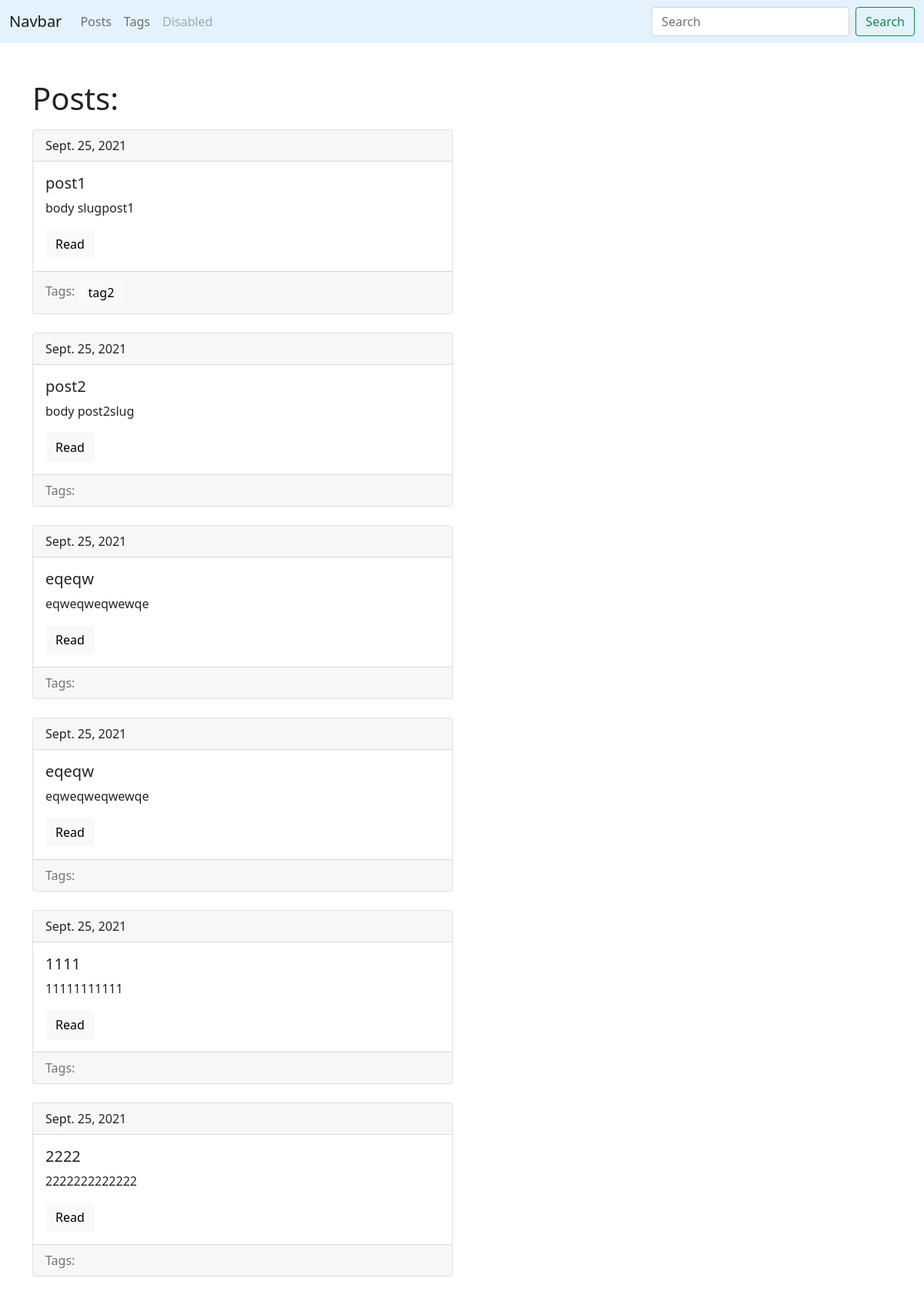
/blog/, run on an earlier commit of the app's database.
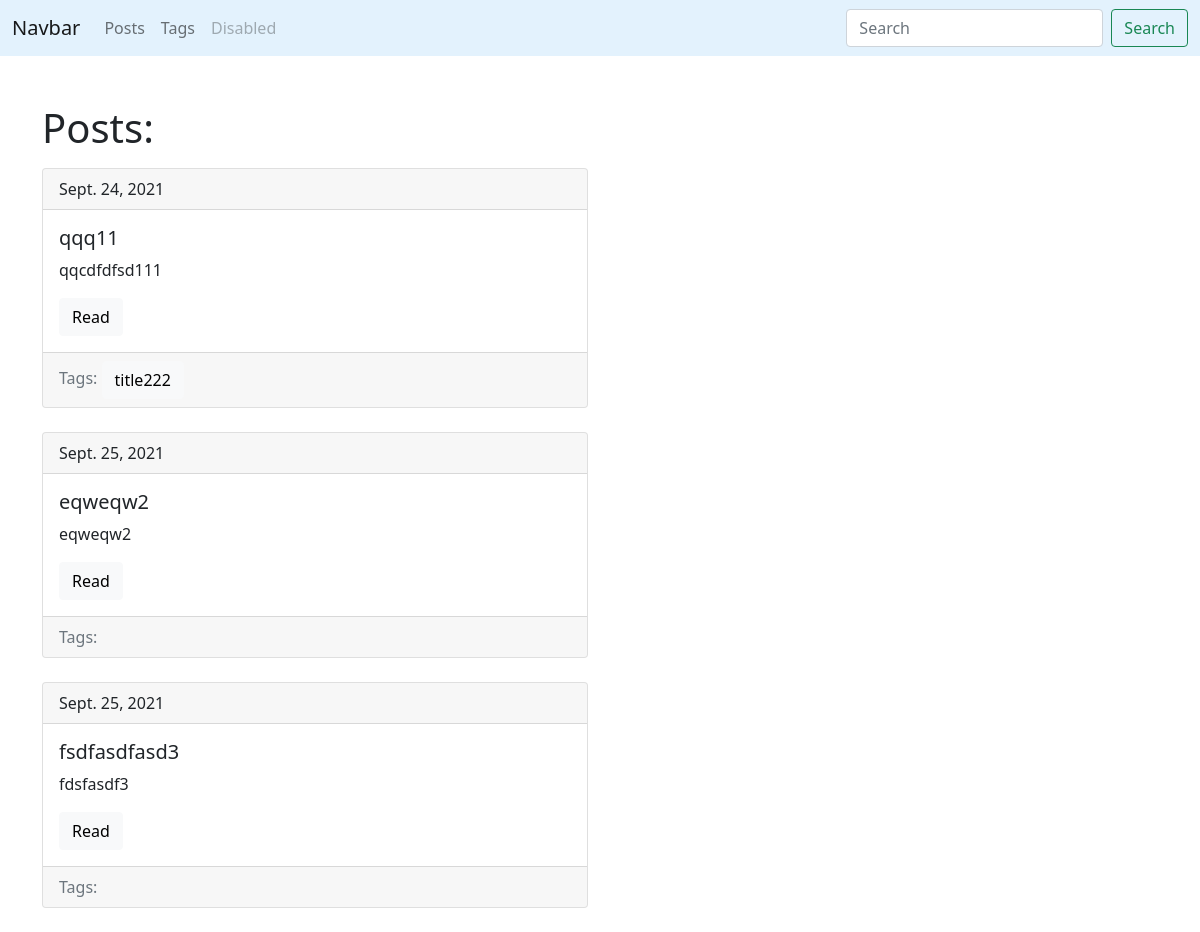
And on a later commit of the database.
### blog/models.py (models this page shows, shortened)
class Post(models.Model):
    title = models.CharField(max_length=150,db_index=True)
    slug = models.SlugField(max_length=150, blank=True,unique=True)
    body = models.TextField(blank=True,db_index=True)
    tags = models.ManyToManyField('Tag',blank=True,related_name='posts')
    date_pub = models.DateField(auto_now_add=True)
    def get_absolute_url(self):
        return reverse('post_detail_url', kwargs={'slug': self.slug})

class Tag(models.Model):
    title = models.CharField(max_length=150)
    slug = models.SlugField(max_length=150,unique=True)
    def get_absolute_url(self):
        return reverse('tag_detail_url',kwargs={'slug':self.slug})

### blog/views.py (the view)
# urls.py: path('',                posts_list,     name='posts_list_url'),
def posts_list(request):
    posts = Post.objects.all()
    return render(request,'blog/index.html',context={'posts':posts})

### blog/templates/blog/index.html (shortened to what this page needs)
{% extends 'blog/base_blog.html' %}
{% block content %}
<h1 class ="mb-3">Posts:</h1>
{% for post in posts %}
    {% include 'blog/includes/post_card_template.html' %}
{%endfor%}
{% endblock %}

### blog/templates/blog/includes/post_card_template.html
<div class="card mb-4">
    <div class="card-header">
        {{post.date_pub}}
    </div>
    <div class="card-body">
        <h5 class="card-title">{{post.title}}</h5>
        <p class="card-text">{{post.body|truncatewords:15}}</p>
        <a href="{{ post.get_absolute_url }}" class="btn btn-light">Read</a>
    </div>
    <div class="card-footer text-muted">
        Tags:
        {% for tag in post.tags.all%}
            <a href="{{ tag.get_absolute_url }}" class="btn btn-light">{{ tag.title }}</a>
        {%endfor%}
    </div>
</div>

What changed in the data, as far as the page shows it:
removed Post: date_pub "Sept. 25, 2021", title "eqeqw", body "eqweqweqwewqe"
removed Post: date_pub "Sept. 25, 2021", title "1111", body "11111111111"
removed Post: date_pub "Sept. 25, 2021", title "2222", body "2222222222222"
changed Post: date_pub "Sept. 25, 2021" → "Sept. 24, 2021"; title "post1" → "qqq11"; body "body slugpost1" → "qqcdfdfsd111"
changed Tag: title "tag2" → "title222"
changed Post: title "post2" → "eqweqw2"; body "body post2slug" → "eqweqw2"
changed Post: title "eqeqw" → "fsdfasdfasd3"; body "eqweqweqwewqe" → "fdsfasdf3"
